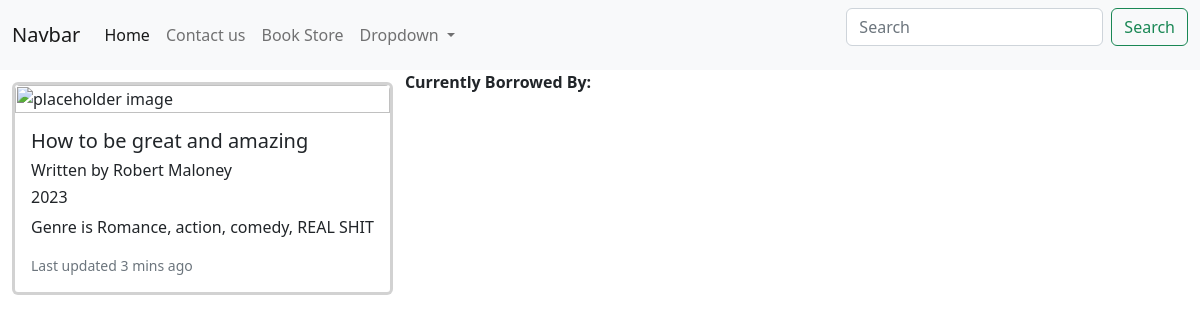
The app's page /books/4 with its own data.
### Library/models.py (models this page shows)
class Book(models.Model):
    title = models.CharField(max_length=40) # charfields have to have a max length
    author = models.CharField(max_length=40)
    genre = models.TextField(default="Romance")
    year = models.IntegerField()
    inventory = models.IntegerField()
    id = models.AutoField(primary_key=True)

### Library/views.py (the view)
# urls.py: path('books/<int:bookid>', view_single_book, name='single_book'),
def view_single_book(request, bookid):
    single_book = get_object_or_404(Book, id=bookid)
    not_returned = Borrow.objects.filter(book=bookid, is_returned = False)
    borrowed_by = Borrow.objects.filter(book=bookid)
    return render(request, 'single_book.html', {'book':single_book, 'not_returned' :not_returned, 'borrowed_by':borrowed_by})

### Library/templates/single_book.html (shortened to what this page needs)
{% extends 'base.html' %}
{% block content %}
    <div class="card mb-3">
        <img src="https://upload.wikimedia.org/wikipedia/commons/1/1d/P_literature.svg", padding="5%", class="card-img-top" alt="placeholder image">
        <div class="card-body">
        <h5 class="card-title">{{ book.title }}</h5>
        <h6 class="card-title">Written by {{ book.author }}</h6>
        <h6 class="card-title">{{ book.year }}</h6>
        <p class="card-text">Genre is {{ book.genre }}</p>
        <p class="card-text"><small class="text-muted">Last updated 3 mins ago</small></p>
        </div>
    </div>
    <b>Currently Borrowed By:</b>
{% endblock %}

### Library/templates/base.html (style rules this page uses)
.card { float:left; margin:1%; border-width: 3px; max-width: 40%; }

### records on screen
Book: title "How to be great and amazing", author "Robert Maloney", year "2023", genre "Romance, action, comedy, REAL SHIT"
